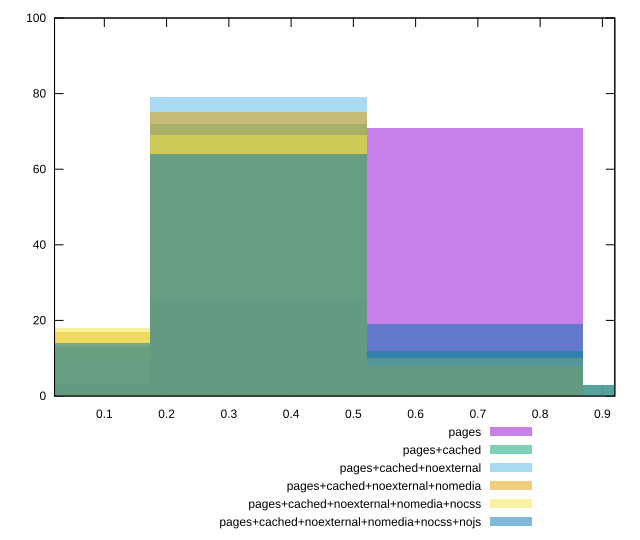

Recreate this plot in gnuplot.
reset

$pages <<EOF
0.3476296791859589 26
0.6952593583719178 71
0 3
EOF

$pagesCached <<EOF
0.3476296791859589 72
1.0428890375578765 3
0.6952593583719178 12
0 13
EOF

$pagesCachedNoexternal <<EOF
0.3476296791859589 79
0.6952593583719178 9
0 9
1.0428890375578765 3
EOF

$pagesCachedNoexternalNomedia <<EOF
0.3476296791859589 75
0.6952593583719178 8
0 17
EOF

$pagesCachedNoexternalNomediaNocss <<EOF
0.3476296791859589 69
1.0428890375578765 3
0.6952593583719178 10
0 18
EOF

$pagesCachedNoexternalNomediaNocssNojs <<EOF
0.3476296791859589 64
0 14
0.6952593583719178 19
1.0428890375578765 3
EOF

set key outside below
set boxwidth 0.3476296791859589
set xrange [0.02:0.92]
set yrange [0:100]
set trange [0:100]
set style fill transparent solid 0.5 noborder
set terminal svg size 640, 540 enhanced background rgb 'white'
set output "reprap/first-meaningful-paint/comparison/histogram/all_score.svg"

plot $pages title "pages" with boxes, \
     $pagesCached title "pages+cached" with boxes, \
     $pagesCachedNoexternal title "pages+cached+noexternal" with boxes, \
     $pagesCachedNoexternalNomedia title "pages+cached+noexternal+nomedia" with boxes, \
     $pagesCachedNoexternalNomediaNocss title "pages+cached+noexternal+nomedia+nocss" with boxes, \
     $pagesCachedNoexternalNomediaNocssNojs title "pages+cached+noexternal+nomedia+nocss+nojs" with boxes

reset
